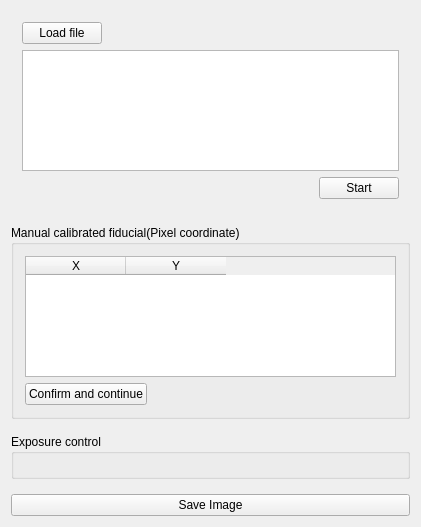
<?xml version="1.0" encoding="UTF-8"?>
<ui version="4.0">
 <class>AlignWidgetClass</class>
 <widget class="QWidget" name="AlignWidgetClass">
  <property name="geometry">
   <rect>
    <x>0</x>
    <y>0</y>
    <width>421</width>
    <height>527</height>
   </rect>
  </property>
  <property name="minimumSize">
   <size>
    <width>350</width>
    <height>0</height>
   </size>
  </property>
  <property name="windowTitle">
   <string>AlignWidget</string>
  </property>
  <layout class="QVBoxLayout" name="verticalLayout_5">
   <property name="spacing">
    <number>15</number>
   </property>
   <property name="rightMargin">
    <number>11</number>
   </property>
   <item>
    <widget class="QWidget" name="widget" native="true">
     <property name="minimumSize">
      <size>
       <width>0</width>
       <height>0</height>
      </size>
     </property>
     <layout class="QVBoxLayout" name="verticalLayout_3">
      <item>
       <layout class="QHBoxLayout" name="horizontalLayout_3">
        <item>
         <widget class="QPushButton" name="btn_loadFile">
          <property name="text">
           <string>Load file</string>
          </property>
         </widget>
        </item>
        <item>
         <spacer name="horizontalSpacer_3">
          <property name="orientation">
           <enum>Qt::Horizontal</enum>
          </property>
          <property name="sizeHint" stdset="0">
           <size>
            <width>40</width>
            <height>20</height>
           </size>
          </property>
         </spacer>
        </item>
       </layout>
      </item>
      <item>
       <widget class="QPlainTextEdit" name="plainText_loadFile">
        <property name="plainText">
         <string/>
        </property>
       </widget>
      </item>
      <item>
       <layout class="QHBoxLayout" name="horizontalLayout_2">
        <item>
         <spacer name="horizontalSpacer_2">
          <property name="orientation">
           <enum>Qt::Horizontal</enum>
          </property>
          <property name="sizeHint" stdset="0">
           <size>
            <width>40</width>
            <height>20</height>
           </size>
          </property>
         </spacer>
        </item>
        <item>
         <widget class="QPushButton" name="btn_start">
          <property name="text">
           <string>Start</string>
          </property>
         </widget>
        </item>
       </layout>
      </item>
     </layout>
    </widget>
   </item>
   <item>
    <widget class="QGroupBox" name="groupBox">
     <property name="sizePolicy">
      <sizepolicy hsizetype="Preferred" vsizetype="Expanding">
       <horstretch>0</horstretch>
       <verstretch>0</verstretch>
      </sizepolicy>
     </property>
     <property name="title">
      <string>Manual calibrated fiducial(Pixel coordinate)</string>
     </property>
     <layout class="QVBoxLayout" name="verticalLayout">
      <item>
       <widget class="QTableWidget" name="tableWidget">
        <column>
         <property name="text">
          <string>X</string>
         </property>
        </column>
        <column>
         <property name="text">
          <string>Y</string>
         </property>
        </column>
       </widget>
      </item>
      <item>
       <layout class="QHBoxLayout" name="horizontalLayout">
        <item>
         <widget class="QPushButton" name="btn_confirmFiducial">
          <property name="text">
           <string>Confirm and continue</string>
          </property>
         </widget>
        </item>
        <item>
         <spacer name="horizontalSpacer">
          <property name="orientation">
           <enum>Qt::Horizontal</enum>
          </property>
          <property name="sizeHint" stdset="0">
           <size>
            <width>40</width>
            <height>20</height>
           </size>
          </property>
         </spacer>
        </item>
       </layout>
      </item>
     </layout>
    </widget>
   </item>
   <item>
    <widget class="QGroupBox" name="groupBox_4">
     <property name="title">
      <string>Exposure control</string>
     </property>
     <layout class="QVBoxLayout" name="verticalLayout_2">
      <property name="leftMargin">
       <number>11</number>
      </property>
      <property name="topMargin">
       <number>11</number>
      </property>
      <property name="rightMargin">
       <number>11</number>
      </property>
      <property name="bottomMargin">
       <number>11</number>
      </property>
      <item>
       <widget class="AutoExposureWidget" name="widget_6" native="true"/>
      </item>
     </layout>
    </widget>
   </item>
   <item>
    <widget class="QPushButton" name="saveImageBtn">
     <property name="text">
      <string>Save Image</string>
     </property>
    </widget>
   </item>
   <item>
    <spacer name="verticalSpacer">
     <property name="orientation">
      <enum>Qt::Vertical</enum>
     </property>
     <property name="sizeHint" stdset="0">
      <size>
       <width>20</width>
       <height>40</height>
      </size>
     </property>
    </spacer>
   </item>
  </layout>
 </widget>
 <layoutdefault spacing="6" margin="11"/>
 <customwidgets>
  <customwidget>
   <class>AutoExposureWidget</class>
   <extends>QWidget</extends>
   <header>autoexposurewidget.h</header>
   <container>1</container>
  </customwidget>
 </customwidgets>
 <resources/>
 <connections/>
</ui>
